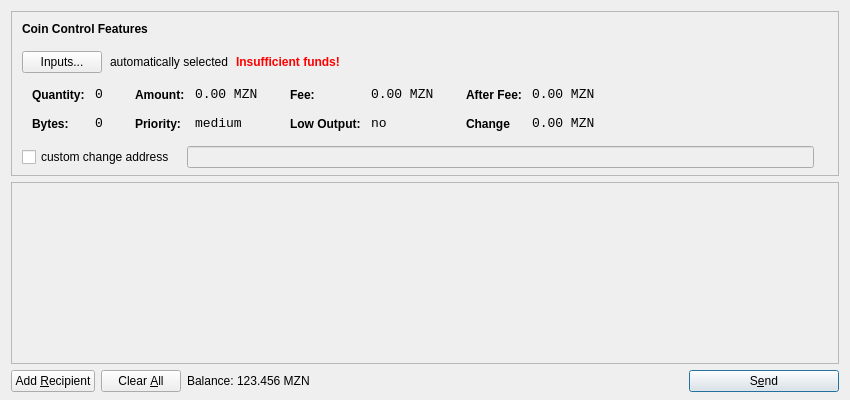
<?xml version="1.0" encoding="UTF-8"?>
<ui version="4.0">
 <class>SendCoinsDialog</class>
 <widget class="QDialog" name="SendCoinsDialog">
  <property name="geometry">
   <rect>
    <x>0</x>
    <y>0</y>
    <width>850</width>
    <height>400</height>
   </rect>
  </property>
  <property name="windowTitle">
   <string>Send Coins</string>
  </property>
  <layout class="QVBoxLayout" name="verticalLayout" stretch="0,1,0">
   <property name="bottomMargin">
    <number>8</number>
   </property>
   <item>
    <widget class="QFrame" name="frameCoinControl">
     <property name="sizePolicy">
      <sizepolicy hsizetype="Expanding" vsizetype="Expanding">
       <horstretch>0</horstretch>
       <verstretch>0</verstretch>
      </sizepolicy>
     </property>
     <property name="maximumSize">
      <size>
       <width>16777215</width>
       <height>16777215</height>
      </size>
     </property>
     <property name="frameShape">
      <enum>QFrame::StyledPanel</enum>
     </property>
     <property name="frameShadow">
      <enum>QFrame::Sunken</enum>
     </property>
     <layout class="QVBoxLayout" name="verticalLayoutCoinControl2">
      <property name="spacing">
       <number>-1</number>
      </property>
      <property name="leftMargin">
       <number>0</number>
      </property>
      <property name="topMargin">
       <number>0</number>
      </property>
      <property name="rightMargin">
       <number>0</number>
      </property>
      <property name="bottomMargin">
       <number>6</number>
      </property>
      <item>
       <layout class="QVBoxLayout" name="verticalLayoutCoinControl" stretch="0,0,0,0,1">
        <property name="spacing">
         <number>0</number>
        </property>
        <property name="leftMargin">
         <number>10</number>
        </property>
        <property name="topMargin">
         <number>10</number>
        </property>
        <item>
         <layout class="QHBoxLayout" name="horizontalLayoutCoinControl1">
          <property name="bottomMargin">
           <number>15</number>
          </property>
          <item>
           <widget class="QLabel" name="labelCoinControlFeatures">
            <property name="sizePolicy">
             <sizepolicy hsizetype="Preferred" vsizetype="Maximum">
              <horstretch>0</horstretch>
              <verstretch>0</verstretch>
             </sizepolicy>
            </property>
            <property name="font">
             <font>
              <weight>75</weight>
              <bold>true</bold>
             </font>
            </property>
            <property name="styleSheet">
             <string notr="true">font-weight:bold;</string>
            </property>
            <property name="text">
             <string>Coin Control Features</string>
            </property>
           </widget>
          </item>
         </layout>
        </item>
        <item>
         <layout class="QHBoxLayout" name="horizontalLayoutCoinControl2" stretch="0,0,0,0">
          <property name="spacing">
           <number>8</number>
          </property>
          <property name="bottomMargin">
           <number>10</number>
          </property>
          <item>
           <widget class="QPushButton" name="pushButtonCoinControl">
            <property name="styleSheet">
             <string notr="true"/>
            </property>
            <property name="text">
             <string>Inputs...</string>
            </property>
           </widget>
          </item>
          <item>
           <widget class="QLabel" name="labelCoinControlAutomaticallySelected">
            <property name="text">
             <string>automatically selected</string>
            </property>
            <property name="margin">
             <number>5</number>
            </property>
           </widget>
          </item>
          <item>
           <widget class="QLabel" name="labelCoinControlInsuffFunds">
            <property name="font">
             <font>
              <weight>75</weight>
              <bold>true</bold>
             </font>
            </property>
            <property name="styleSheet">
             <string notr="true">color:red;font-weight:bold;</string>
            </property>
            <property name="text">
             <string>Insufficient funds!</string>
            </property>
            <property name="margin">
             <number>5</number>
            </property>
           </widget>
          </item>
          <item>
           <spacer name="horizontalSpacerCoinControl">
            <property name="orientation">
             <enum>Qt::Horizontal</enum>
            </property>
            <property name="sizeHint" stdset="0">
             <size>
              <width>40</width>
              <height>1</height>
             </size>
            </property>
           </spacer>
          </item>
         </layout>
        </item>
        <item>
         <widget class="QWidget" name="widgetCoinControl" native="true">
          <property name="sizePolicy">
           <sizepolicy hsizetype="Preferred" vsizetype="Preferred">
            <horstretch>0</horstretch>
            <verstretch>0</verstretch>
           </sizepolicy>
          </property>
          <property name="minimumSize">
           <size>
            <width>0</width>
            <height>0</height>
           </size>
          </property>
          <property name="styleSheet">
           <string notr="true"/>
          </property>
          <layout class="QHBoxLayout" name="horizontalLayoutCoinControl5">
           <property name="margin">
            <number>0</number>
           </property>
           <item>
            <layout class="QHBoxLayout" name="horizontalLayoutCoinControl3" stretch="0,0,0,1">
             <property name="spacing">
              <number>20</number>
             </property>
             <property name="topMargin">
              <number>0</number>
             </property>
             <property name="bottomMargin">
              <number>10</number>
             </property>
             <item>
              <layout class="QFormLayout" name="formLayoutCoinControl1">
               <property name="horizontalSpacing">
                <number>10</number>
               </property>
               <property name="verticalSpacing">
                <number>14</number>
               </property>
               <property name="leftMargin">
                <number>10</number>
               </property>
               <property name="topMargin">
                <number>4</number>
               </property>
               <property name="rightMargin">
                <number>6</number>
               </property>
               <item row="0" column="0">
                <widget class="QLabel" name="labelCoinControlQuantityText">
                 <property name="styleSheet">
                  <string notr="true">font-weight:bold;</string>
                 </property>
                 <property name="text">
                  <string>Quantity:</string>
                 </property>
                 <property name="margin">
                  <number>0</number>
                 </property>
                </widget>
               </item>
               <item row="0" column="1">
                <widget class="QLabel" name="labelCoinControlQuantity">
                 <property name="font">
                  <font>
                   <family>Monospace</family>
                   <pointsize>10</pointsize>
                  </font>
                 </property>
                 <property name="cursor">
                  <cursorShape>IBeamCursor</cursorShape>
                 </property>
                 <property name="contextMenuPolicy">
                  <enum>Qt::ActionsContextMenu</enum>
                 </property>
                 <property name="text">
                  <string>0</string>
                 </property>
                 <property name="margin">
                  <number>0</number>
                 </property>
                 <property name="textInteractionFlags">
                  <set>Qt::LinksAccessibleByMouse|Qt::TextSelectableByKeyboard|Qt::TextSelectableByMouse</set>
                 </property>
                </widget>
               </item>
               <item row="1" column="0">
                <widget class="QLabel" name="labelCoinControlBytesText">
                 <property name="styleSheet">
                  <string notr="true">font-weight:bold;</string>
                 </property>
                 <property name="text">
                  <string>Bytes:</string>
                 </property>
                </widget>
               </item>
               <item row="1" column="1">
                <widget class="QLabel" name="labelCoinControlBytes">
                 <property name="font">
                  <font>
                   <family>Monospace</family>
                   <pointsize>10</pointsize>
                  </font>
                 </property>
                 <property name="cursor">
                  <cursorShape>IBeamCursor</cursorShape>
                 </property>
                 <property name="contextMenuPolicy">
                  <enum>Qt::ActionsContextMenu</enum>
                 </property>
                 <property name="text">
                  <string>0</string>
                 </property>
                 <property name="textInteractionFlags">
                  <set>Qt::LinksAccessibleByMouse|Qt::TextSelectableByKeyboard|Qt::TextSelectableByMouse</set>
                 </property>
                </widget>
               </item>
              </layout>
             </item>
             <item>
              <layout class="QFormLayout" name="formLayoutCoinControl2">
               <property name="horizontalSpacing">
                <number>10</number>
               </property>
               <property name="verticalSpacing">
                <number>14</number>
               </property>
               <property name="leftMargin">
                <number>6</number>
               </property>
               <property name="topMargin">
                <number>4</number>
               </property>
               <property name="rightMargin">
                <number>6</number>
               </property>
               <item row="0" column="0">
                <widget class="QLabel" name="labelCoinControlAmountText">
                 <property name="styleSheet">
                  <string notr="true">font-weight:bold;</string>
                 </property>
                 <property name="text">
                  <string>Amount:</string>
                 </property>
                 <property name="margin">
                  <number>0</number>
                 </property>
                </widget>
               </item>
               <item row="0" column="1">
                <widget class="QLabel" name="labelCoinControlAmount">
                 <property name="font">
                  <font>
                   <family>Monospace</family>
                   <pointsize>10</pointsize>
                  </font>
                 </property>
                 <property name="cursor">
                  <cursorShape>IBeamCursor</cursorShape>
                 </property>
                 <property name="contextMenuPolicy">
                  <enum>Qt::ActionsContextMenu</enum>
                 </property>
                 <property name="text">
                  <string>0.00 MZN</string>
                 </property>
                 <property name="textInteractionFlags">
                  <set>Qt::LinksAccessibleByMouse|Qt::TextSelectableByKeyboard|Qt::TextSelectableByMouse</set>
                 </property>
                </widget>
               </item>
               <item row="1" column="0">
                <widget class="QLabel" name="labelCoinControlPriorityText">
                 <property name="styleSheet">
                  <string notr="true">font-weight:bold;</string>
                 </property>
                 <property name="text">
                  <string>Priority:</string>
                 </property>
                </widget>
               </item>
               <item row="1" column="1">
                <widget class="QLabel" name="labelCoinControlPriority">
                 <property name="font">
                  <font>
                   <family>Monospace</family>
                   <pointsize>10</pointsize>
                  </font>
                 </property>
                 <property name="cursor">
                  <cursorShape>IBeamCursor</cursorShape>
                 </property>
                 <property name="contextMenuPolicy">
                  <enum>Qt::ActionsContextMenu</enum>
                 </property>
                 <property name="text">
                  <string>medium</string>
                 </property>
                 <property name="textInteractionFlags">
                  <set>Qt::LinksAccessibleByMouse|Qt::TextSelectableByKeyboard|Qt::TextSelectableByMouse</set>
                 </property>
                </widget>
               </item>
              </layout>
             </item>
             <item>
              <layout class="QFormLayout" name="formLayoutCoinControl3">
               <property name="horizontalSpacing">
                <number>10</number>
               </property>
               <property name="verticalSpacing">
                <number>14</number>
               </property>
               <property name="leftMargin">
                <number>6</number>
               </property>
               <property name="topMargin">
                <number>4</number>
               </property>
               <property name="rightMargin">
                <number>6</number>
               </property>
               <item row="0" column="0">
                <widget class="QLabel" name="labelCoinControlFeeText">
                 <property name="styleSheet">
                  <string notr="true">font-weight:bold;</string>
                 </property>
                 <property name="text">
                  <string>Fee:</string>
                 </property>
                 <property name="margin">
                  <number>0</number>
                 </property>
                </widget>
               </item>
               <item row="0" column="1">
                <widget class="QLabel" name="labelCoinControlFee">
                 <property name="font">
                  <font>
                   <family>Monospace</family>
                   <pointsize>10</pointsize>
                  </font>
                 </property>
                 <property name="cursor">
                  <cursorShape>IBeamCursor</cursorShape>
                 </property>
                 <property name="contextMenuPolicy">
                  <enum>Qt::ActionsContextMenu</enum>
                 </property>
                 <property name="text">
                  <string>0.00 MZN</string>
                 </property>
                 <property name="textInteractionFlags">
                  <set>Qt::LinksAccessibleByMouse|Qt::TextSelectableByKeyboard|Qt::TextSelectableByMouse</set>
                 </property>
                </widget>
               </item>
               <item row="1" column="0">
                <widget class="QLabel" name="labelCoinControlLowOutputText">
                 <property name="styleSheet">
                  <string notr="true">font-weight:bold;</string>
                 </property>
                 <property name="text">
                  <string>Low Output:</string>
                 </property>
                </widget>
               </item>
               <item row="1" column="1">
                <widget class="QLabel" name="labelCoinControlLowOutput">
                 <property name="font">
                  <font>
                   <family>Monospace</family>
                   <pointsize>10</pointsize>
                  </font>
                 </property>
                 <property name="cursor">
                  <cursorShape>IBeamCursor</cursorShape>
                 </property>
                 <property name="contextMenuPolicy">
                  <enum>Qt::ActionsContextMenu</enum>
                 </property>
                 <property name="text">
                  <string>no</string>
                 </property>
                 <property name="textInteractionFlags">
                  <set>Qt::LinksAccessibleByMouse|Qt::TextSelectableByKeyboard|Qt::TextSelectableByMouse</set>
                 </property>
                </widget>
               </item>
              </layout>
             </item>
             <item>
              <layout class="QFormLayout" name="formLayoutCoinControl4">
               <property name="horizontalSpacing">
                <number>10</number>
               </property>
               <property name="verticalSpacing">
                <number>14</number>
               </property>
               <property name="leftMargin">
                <number>6</number>
               </property>
               <property name="topMargin">
                <number>4</number>
               </property>
               <property name="rightMargin">
                <number>6</number>
               </property>
               <item row="0" column="0">
                <widget class="QLabel" name="labelCoinControlAfterFeeText">
                 <property name="styleSheet">
                  <string notr="true">font-weight:bold;</string>
                 </property>
                 <property name="text">
                  <string>After Fee:</string>
                 </property>
                 <property name="margin">
                  <number>0</number>
                 </property>
                </widget>
               </item>
               <item row="0" column="1">
                <widget class="QLabel" name="labelCoinControlAfterFee">
                 <property name="font">
                  <font>
                   <family>Monospace</family>
                   <pointsize>10</pointsize>
                  </font>
                 </property>
                 <property name="cursor">
                  <cursorShape>IBeamCursor</cursorShape>
                 </property>
                 <property name="contextMenuPolicy">
                  <enum>Qt::ActionsContextMenu</enum>
                 </property>
                 <property name="text">
                  <string>0.00 MZN</string>
                 </property>
                 <property name="textInteractionFlags">
                  <set>Qt::LinksAccessibleByMouse|Qt::TextSelectableByKeyboard|Qt::TextSelectableByMouse</set>
                 </property>
                </widget>
               </item>
               <item row="1" column="0">
                <widget class="QLabel" name="labelCoinControlChangeText">
                 <property name="styleSheet">
                  <string notr="true">font-weight:bold;</string>
                 </property>
                 <property name="text">
                  <string>Change</string>
                 </property>
                </widget>
               </item>
               <item row="1" column="1">
                <widget class="QLabel" name="labelCoinControlChange">
                 <property name="font">
                  <font>
                   <family>Monospace</family>
                   <pointsize>10</pointsize>
                  </font>
                 </property>
                 <property name="cursor">
                  <cursorShape>IBeamCursor</cursorShape>
                 </property>
                 <property name="contextMenuPolicy">
                  <enum>Qt::ActionsContextMenu</enum>
                 </property>
                 <property name="text">
                  <string>0.00 MZN</string>
                 </property>
                 <property name="textInteractionFlags">
                  <set>Qt::LinksAccessibleByMouse|Qt::TextSelectableByKeyboard|Qt::TextSelectableByMouse</set>
                 </property>
                </widget>
               </item>
              </layout>
             </item>
            </layout>
           </item>
          </layout>
         </widget>
        </item>
        <item>
         <layout class="QHBoxLayout" name="horizontalLayoutCoinControl4" stretch="0,0,0">
          <property name="spacing">
           <number>12</number>
          </property>
          <property name="sizeConstraint">
           <enum>QLayout::SetDefaultConstraint</enum>
          </property>
          <property name="topMargin">
           <number>5</number>
          </property>
          <property name="rightMargin">
           <number>5</number>
          </property>
          <item>
           <widget class="QCheckBox" name="checkBoxCoinControlChange">
            <property name="text">
             <string>custom change address</string>
            </property>
           </widget>
          </item>
          <item>
           <widget class="QLineEdit" name="lineEditCoinControlChange">
            <property name="enabled">
             <bool>false</bool>
            </property>
            <property name="sizePolicy">
             <sizepolicy hsizetype="Expanding" vsizetype="Fixed">
              <horstretch>0</horstretch>
              <verstretch>0</verstretch>
             </sizepolicy>
            </property>
           </widget>
          </item>
          <item>
           <widget class="QLabel" name="labelCoinControlChangeLabel">
            <property name="sizePolicy">
             <sizepolicy hsizetype="Preferred" vsizetype="Expanding">
              <horstretch>0</horstretch>
              <verstretch>0</verstretch>
             </sizepolicy>
            </property>
            <property name="minimumSize">
             <size>
              <width>0</width>
              <height>0</height>
             </size>
            </property>
            <property name="text">
             <string/>
            </property>
            <property name="margin">
             <number>3</number>
            </property>
           </widget>
          </item>
         </layout>
        </item>
        <item>
         <spacer name="verticalSpacerCoinControl">
          <property name="orientation">
           <enum>Qt::Vertical</enum>
          </property>
          <property name="sizeHint" stdset="0">
           <size>
            <width>800</width>
            <height>1</height>
           </size>
          </property>
         </spacer>
        </item>
       </layout>
      </item>
     </layout>
    </widget>
   </item>
   <item>
    <widget class="QScrollArea" name="scrollArea">
     <property name="widgetResizable">
      <bool>true</bool>
     </property>
     <widget class="QWidget" name="scrollAreaWidgetContents">
      <property name="geometry">
       <rect>
        <x>0</x>
        <y>0</y>
        <width>830</width>
        <height>165</height>
       </rect>
      </property>
      <layout class="QVBoxLayout" name="verticalLayout_2">
       <property name="margin">
        <number>0</number>
       </property>
       <item>
        <layout class="QVBoxLayout" name="entries">
         <property name="spacing">
          <number>6</number>
         </property>
        </layout>
       </item>
       <item>
        <spacer name="verticalSpacer">
         <property name="orientation">
          <enum>Qt::Vertical</enum>
         </property>
         <property name="sizeHint" stdset="0">
          <size>
           <width>20</width>
           <height>40</height>
          </size>
         </property>
        </spacer>
       </item>
      </layout>
     </widget>
    </widget>
   </item>
   <item>
    <layout class="QHBoxLayout" name="horizontalLayout">
     <item>
      <widget class="QPushButton" name="addButton">
       <property name="toolTip">
        <string>Send to multiple recipients at once</string>
       </property>
       <property name="text">
        <string>Add &amp;Recipient</string>
       </property>
       <property name="icon">
        <iconset resource="../bitcoin.qrc">
         <normaloff>:/icons/add</normaloff>:/icons/add</iconset>
       </property>
       <property name="autoDefault">
        <bool>false</bool>
       </property>
      </widget>
     </item>
     <item>
      <widget class="QPushButton" name="clearButton">
       <property name="sizePolicy">
        <sizepolicy hsizetype="Minimum" vsizetype="Fixed">
         <horstretch>0</horstretch>
         <verstretch>0</verstretch>
        </sizepolicy>
       </property>
       <property name="toolTip">
        <string>Remove all transaction fields</string>
       </property>
       <property name="text">
        <string>Clear &amp;All</string>
       </property>
       <property name="icon">
        <iconset resource="../bitcoin.qrc">
         <normaloff>:/icons/remove</normaloff>:/icons/remove</iconset>
       </property>
       <property name="autoRepeatDelay">
        <number>300</number>
       </property>
       <property name="autoDefault">
        <bool>false</bool>
       </property>
      </widget>
     </item>
     <item>
      <layout class="QHBoxLayout" name="horizontalLayout_2">
       <property name="spacing">
        <number>3</number>
       </property>
       <item>
        <widget class="QLabel" name="label">
         <property name="sizePolicy">
          <sizepolicy hsizetype="Preferred" vsizetype="Fixed">
           <horstretch>0</horstretch>
           <verstretch>0</verstretch>
          </sizepolicy>
         </property>
         <property name="text">
          <string>Balance:</string>
         </property>
        </widget>
       </item>
       <item>
        <widget class="QLabel" name="labelBalance">
         <property name="sizePolicy">
          <sizepolicy hsizetype="Preferred" vsizetype="Fixed">
           <horstretch>0</horstretch>
           <verstretch>0</verstretch>
          </sizepolicy>
         </property>
         <property name="cursor">
          <cursorShape>IBeamCursor</cursorShape>
         </property>
         <property name="text">
          <string>123.456 MZN</string>
         </property>
         <property name="textInteractionFlags">
          <set>Qt::LinksAccessibleByMouse|Qt::TextSelectableByKeyboard|Qt::TextSelectableByMouse</set>
         </property>
        </widget>
       </item>
      </layout>
     </item>
     <item>
      <spacer name="horizontalSpacer">
       <property name="orientation">
        <enum>Qt::Horizontal</enum>
       </property>
       <property name="sizeHint" stdset="0">
        <size>
         <width>40</width>
         <height>20</height>
        </size>
       </property>
      </spacer>
     </item>
     <item>
      <widget class="QPushButton" name="sendButton">
       <property name="minimumSize">
        <size>
         <width>150</width>
         <height>0</height>
        </size>
       </property>
       <property name="toolTip">
        <string>Confirm the send action</string>
       </property>
       <property name="text">
        <string>S&amp;end</string>
       </property>
       <property name="icon">
        <iconset resource="../bitcoin.qrc">
         <normaloff>:/icons/send</normaloff>:/icons/send</iconset>
       </property>
       <property name="default">
        <bool>true</bool>
       </property>
      </widget>
     </item>
    </layout>
   </item>
  </layout>
 </widget>
 <resources>
  <include location="../bitcoin.qrc"/>
 </resources>
 <connections/>
</ui>
